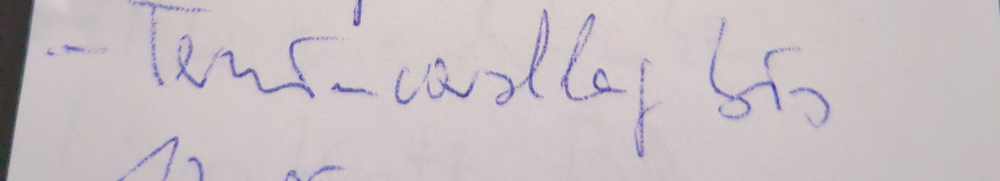
#> input picture data/raw_handwriting/handwriting_0000.png, 1000 x 181 px, shrunk from 3024 x 547 before the run, found by its file name; its folder holds only this picture in this run
$ python segmentation.py
#> lines starting #> are read from the running program, lines starting #| are printed output that depends on the picture; after the words box and inside, x2 and y2 are one past the last pixel; in counts of white or black regions, pixels touching at a corner belong together
#> (reads data/metadata.csv from the repository)
import cv2
import numpy as np
import os
import pandas as pd

def extract_glyphs(image_path, label, output_dir, row_idx):
#> called with label = '- Terminvorschlag bis', output_dir = 'data/glyphs', row_idx = 0
    img = cv2.imread(image_path)
#> img is the input picture: shape (181, 1000, 3); mean B, G, R 194.4, 191.1, 200
    if img is None: return
    # Blue Mask logic to delete grey grid lines
    hsv = cv2.cvtColor(img, cv2.COLOR_BGR2HSV)
#> hsv: shape (181, 1000, 3); mean H, S, V 121.8, 14.3, 201.8
    binary = cv2.inRange(hsv, np.array([90, 50, 50]), np.array([130, 255, 255]))
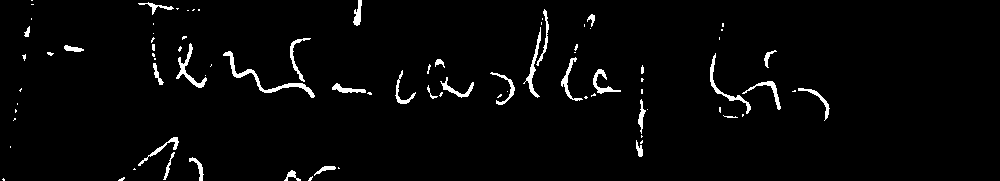
#> binary: shape (181, 1000); 2.7% white; 85 white regions (52 under 20 px), largest, box (x1, y1, x2, y2) and area: (223, 51, 315, 98) 487, (176, 43, 207, 88) 290, (710, 53, 751, 114) 278
    num_labels, labels, stats, _ = cv2.connectedComponentsWithStats(binary, connectivity=8)
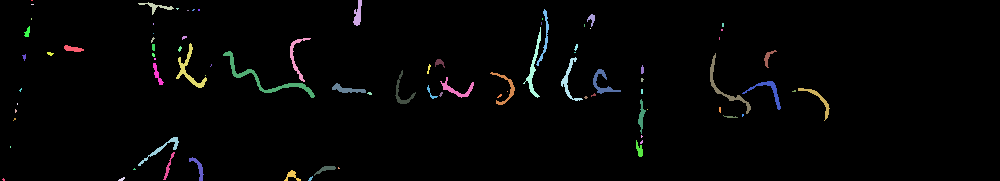
#> labels: shape (181, 1000) int32; 86 distinct labels, from 0 to 85; one colour per label, 0 black
#> num_labels = 86; stats = 86 rows, first 6: [0, 0, 1000, 181, 176194], [31, 0, 2, 1, 2], [353, 0, 9, 26, 137], [138, 2, 36, 13, 112], [31, 4, 3, 1, 3], [176, 8, 3, 2, 4]

    components = []
    for i in range(1, num_labels):
        x, y, w, h, area = stats[i]
        if area > 100: components.append((x, y, w, h))
#> this loop made 85 passes
#> (x, y, w, h, area) on passes 2, 3, 8, 10, 17, 18, 25, 26, 27, 28, 31, 32: (353, 0, 9, 26, 137), (138, 2, 36, 13, 112), (536, 9, 13, 57, 148), (587, 14, 8, 13, 50), (24, 26, 6, 11, 39), (523, 27, 18, 71, 258), (290, 38, 21, 44, 182), (176, 43, 31, 45, 290), (64, 45, 20, 7, 86), (152, 44, 3, 7, 20), (223, 51, 92, 47, 487), (764, 50, 13, 18, 72)
#> after the loop, components = 19 items, first 6: (353, 0, 9, 26), (138, 2, 36, 13), (536, 9, 13, 57), (523, 27, 18, 71), (290, 38, 21, 44), (176, 43, 31, 45)

    components.sort(key=lambda c: c[0])
    clean_label = label.replace(" ", "")

    for i, (x, y, w, h) in enumerate(components):
        if i < len(clean_label):
            char_code = ord(clean_label[i])
            cv2.imwrite(os.path.join(output_dir, f"char_{char_code}_{row_idx}_{i}.png"), binary[y:y+h, x:x+w])
#> this loop made 19 passes
#> (x, y, w, h, char_code) on passes 1 to 12: (138, 2, 36, 13, 45), (138, 137, 41, 29, 84), (176, 43, 31, 45, 101), (189, 157, 15, 24, 114), (223, 51, 92, 47, 109), (290, 38, 21, 44, 105), (332, 83, 34, 10, 110), (353, 0, 9, 26, 118), (395, 70, 21, 34, 111), (440, 77, 34, 21, 114), (490, 72, 25, 33, 115), (523, 27, 18, 71, 99)
#> pass 2, in extract_glyphs, `cv2.imwrite(os.path.join(output_dir, f"char_{char_code}_{row_idx}_{i}...`:
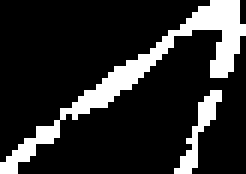
#> saved as char_84_0_1.png: shape (29, 41) (shown 6 times larger); 17.1% white; 2 white regions, box (x1, y1, x2, y2) and area: (0, 0, 41, 29) 170, (29, 15, 37, 29) 33

if __name__ == "__main__":
    os.makedirs("data/glyphs", exist_ok=True)
    df = pd.read_csv("data/metadata.csv")
    for idx, row in df.iterrows():
        extract_glyphs(f"data/raw_handwriting/{row['file_name']}", row['label'], "data/glyphs", idx)
